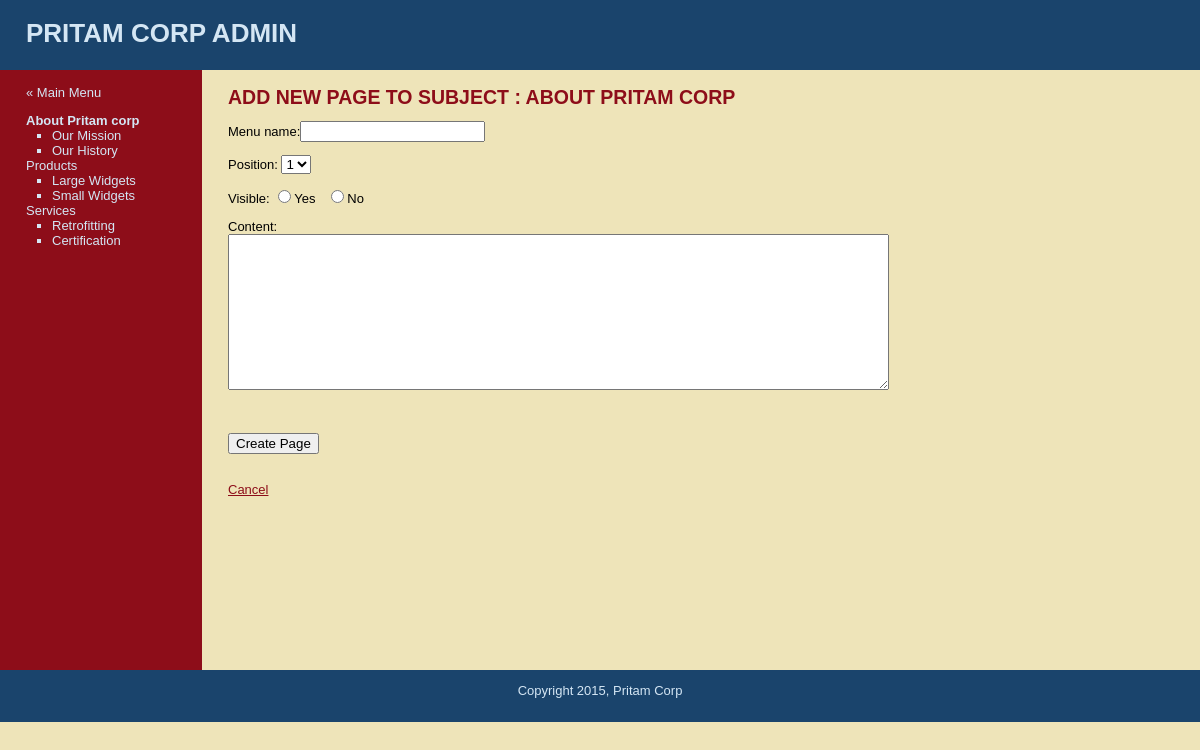
Screenshot of /new_page.php?subject=1 (signed in) with the database file from the repository.
### tables this page shows
CREATE TABLE `subjects` (
  `id` int(10) NOT NULL AUTO_INCREMENT,
  `menu_name` varchar(30) NOT NULL,
  `position` int(3) NOT NULL,
  `visible` tinyint(1) NOT NULL,
  PRIMARY KEY (`id`)
);

CREATE TABLE `pages` (
  `id` int(11) NOT NULL AUTO_INCREMENT,
  `subject_id` int(10) NOT NULL,
  `menu_name` varchar(30) NOT NULL,
  `position` int(3) NOT NULL,
  `visible` tinyint(1) DEFAULT NULL,
  `content` text,
  PRIMARY KEY (`id`),
  KEY `subject_id` (`subject_id`)
);

### public/new_page.php (the view, shortened to what this page needs)
<?php  require_once("../includes/db_connection.php"); ?>
<?php  require_once("../includes/functions.php"); ?>
<?php
	$subject_id = (int) $_GET["subject"];
	$subject_details = find_subject_by_id($subject_id,false);
?>
<?php include("../includes/layouts/header.php"); ?>
<div id="main">
	<div id="navigation">
		<br />
		<a href="admin.php">&laquo; Main Menu</a>
		<br />
		<?php echo navigation($selected_subject_id,$selected_page_id); ?>
	</div>
	<div id="page">
		<h2>ADD NEW PAGE TO SUBJECT : <?php echo strtoupper($subject_details["menu_name"])  ?></h2>
		<form action="new_page.php?subject=<?php echo urlencode($subject_id) ?>" method="post">
			<p>Menu name:<input type="text" name="menu_name" value=""></p>
			<p>Position:
			<select name="position">
				<?php
					$page_set_result = find_pages_per_subject($subject_id,false);
					$page_count = mysqli_num_rows($page_set_result);
					for ($i=1; $i<=$page_count+1; $i++)
						echo "<option value=\"{$i}\">{$i}</option>";
				?>
			</select>
			</p>
			<p>Visible:
				<input type="radio" name="visible" value="1"/>Yes
				&nbsp;
				<input type="radio" name="visible" value="0"/>No
			</p>
			<p>Content:<br /><textarea cols="80" rows="10" name="content" value=""></textarea></p>
			<br/ ><br/ >
			<input type="submit" name="submit" value="Create Page"/>
		</form>
		<br />
		<a href="manage_content.php">Cancel</a>
	</div>
</div>
<?php include("../includes/layouts/footer.php"); ?>

### includes/functions.php (shortened to what this page needs)
<?php
	function mysql_prep($string)
	{
		global $connection;
		$escape_string = mysqli_real_escape_string($connection,$string);
		return $escape_string;
	}
	function find_all_subjects($public=true)
	{
		global $connection;
		$query = "SELECT * FROM subjects ";
		$query .= "ORDER BY position ASC";
		$subject_set = mysqli_query($connection,$query);
		return $subject_set;
	}
	function find_subject_by_id($subject_id,$public=true)
	{
		global $connection;
		$safe_subject_id = mysql_prep($subject_id);
		$query = "SELECT * FROM subjects WHERE id = {$safe_subject_id}";
		$query .= " LIMIT 1";
		$result = mysqli_query($connection,$query);
		if($subject_details = mysqli_fetch_assoc($result))
			return $subject_details;
		else
			return null;
	}
	function find_pages_per_subject($subject_id,$public=true)
	{
		global $connection;
		$safe_subject_id = mysql_prep($subject_id);
		$query = "SELECT * FROM pages WHERE subject_id = {$safe_subject_id} ";
		$query .= " ORDER BY position ASC";
		$page_set = mysqli_query($connection,$query);
		return $page_set;
	}
	function navigation($subject_id,$page_id)
	{
		$subject_set = find_all_subjects(false);
		$output = "<ul class='subjects'>";
		while($subject = mysqli_fetch_assoc($subject_set))
		{
			$output .= "<li";
			if($subject_id == $subject['id'])
				$output .= " class='selected'";
			else
				$output .= ">" ;
			$output .= "<a href=\"manage_content.php?subject=";
			$output .= urlencode($subject['id']);
			$output .= "\">";
			$output .= htmlentities($subject['menu_name']);
			$output .= "</a>";
			$page_set = find_pages_per_subject($subject['id'],false);
			$output .= "<ul class=\"pages\">";
			while($page=mysqli_fetch_assoc($page_set))
			{
				$output .= "<li";
				if($page_id == $page['id'])
					$output .= " class=\"selected\"";
				else
					$output .= ">";
				$output .= "<a href=\"manage_content.php?page=";
				$output .= urlencode($page['id']);
				$output .= "\">";
				$output .= htmlentities($page['menu_name']);
				$output .= "</a></li>";
			}
			$output .= "</ul>";
			$output .= "</li>";
		}
		$output .= "</ul>";
		return $output;
	}
	function find_selected_page($public=true)
	{
		if(isset($_GET['subject']))
		{
			$selected_subject_id= $_GET['subject'];
			if($public)
				$selected_page_id =find_default_page_for_subject($selected_subject_id);
			else
				$selected_page_id =null;
		}
		elseif(isset($_GET['page']))
		{
			$selected_subject_id= null;
			$selected_page_id =$_GET['page'];
			$current_page = find_page_by_id($selected_page_id,true);
		}
		else
		{
			$selected_subject_id= null;
			$selected_page_id = null;
		}
	}
?>

### public/stylesheets/public.css (style rules this page uses)
html { height: auto; width: 100%; }
body { height: auto; width: 100%; margin: 0; padding: 0; border: 0 ; font-family: Verdana, Arial, Helvetica, sans-serif; font-size: 13px; line-height: 15px; background: #EEE4B9; }
a { color: #8D0D19; }
#main { height: 600px; width: 100%; margin: 0; padding: 0; background: #EEE4B9; }
#navigation { float: left; width: 150px; height: 100%; margin: 0; padding: 0 2em; color: #D4E6F4; background: #8D0D19; }
#navigation a { color: #D4E6F4; text-decoration: none; }
ul.subjects { margin: 1em 0; padding-left: 0; list-style: none; }
ul.pages { padding-left: 2em; list-style: square; font-weight: normal; }
.selected { font-weight: bold; }
#page { float: left; height: 100%; padding-left: 2em; vertical-align: top; background: #EEE4B9; }
#page h2 { color: #8D0D19; margin-top: 1em; }

### rows the page displays
subjects: value "About Pritam corp", menu_name "ABOUT PRITAM CORP"
pages: value "Our Mission"
pages: value "Our History"
subjects: value "Products"
pages: value "Large Widgets"
pages: value "Small Widgets"
subjects: value "Services"
pages: value "Retrofitting"
pages: value "Certification"

### other values shown
form field position "1"
